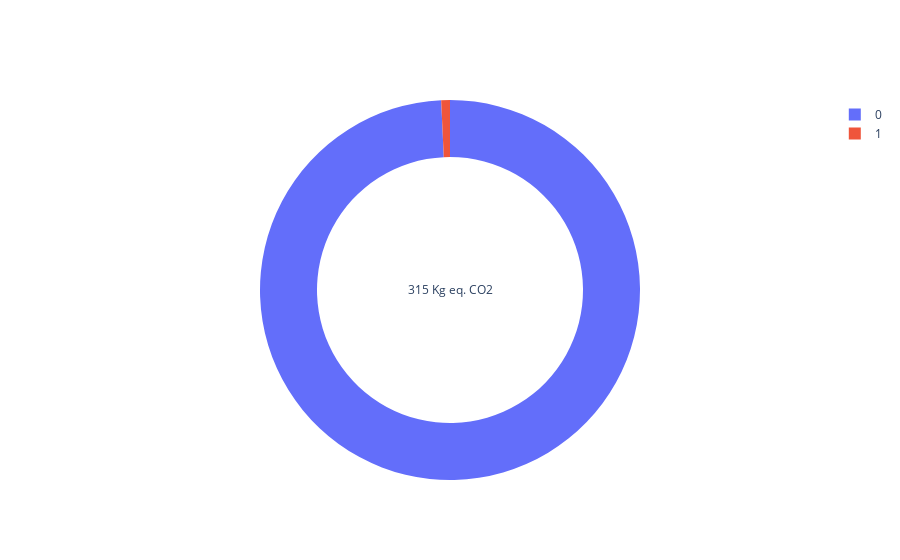

The notebook cell saved with this chart:
### Markdown cell above
Ensuite je vais dessiner un joli trou dans mon pie chart et ajouter un titre au centre

### Code cell
fig = go.Figure([go.Pie(values= [project_emissions,df.emissions_sum.sum()-project_emissions],
                textinfo='none', 
                hoverinfo='skip', 
                hole=.7, #dessine un trou
                title=str(round(project_emissions)) + ' Kg eq. CO2' #ajoute un titre au centre
                       )])
fig.show()

### Figure 1 — Plotly figure (JSON) as saved in the notebook; plotly's stock layout.template omitted (floating-point values rounded to 4 significant figures)
{"data": [{"hole": 0.7, "hoverinfo": "skip", "textinfo": "none", "title": {"text": "315 Kg eq. CO2"}, "type": "pie", "values": [314.8, 2.352]}], "layout": {}}
